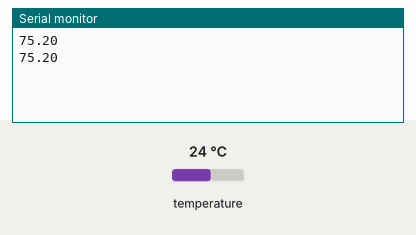
Recording of a sketch running on a simulated Arduino Uno, built with avr-gcc and run on an emulated ATmega328P. On the bench: the last lines printed to the serial monitor. Inputs (shaded band) come from the test bench; at power-on: temperature 24 °C.

Above: at 7.3 s.
7.4 s: temperature set to 12 °C
At 12.9 s:
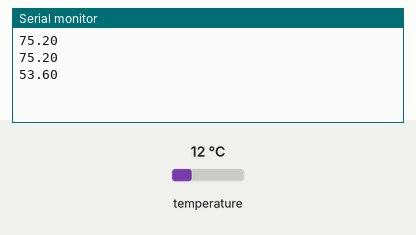
14.1 s: temperature set to 19 °C
At 18.4 s:
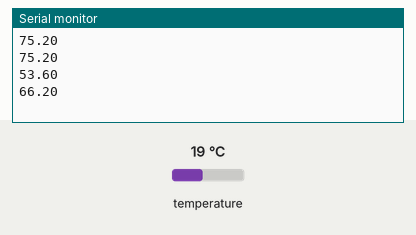
Timing chart, 0 to 19.9 s (numbered marks = the images above; inputs shaded):
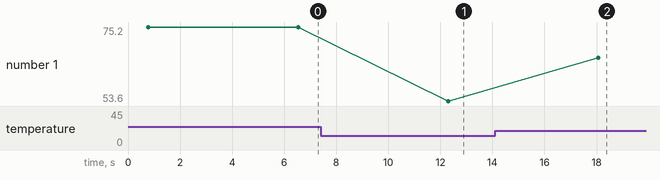

The sketch:

serial.ino
```cpp
#include <OneWire.h>
#include <DallasTemperature.h>

// Data wire is plugged into port 2 on the Arduino
#define ONE_WIRE_BUS 10

// Setup a oneWire instance to communicate with any OneWire devices (not just Maxim/Dallas temperature ICs)
OneWire oneWire(ONE_WIRE_BUS);

// Pass our oneWire reference to Dallas Temperature.
DallasTemperature sensors(&oneWire);

/*
 * The setup function. We only start the sensors here
 */
void setup(void)
{
  // start serial port
  Serial.begin(9600);
  // Start up the library
  sensors.begin();
}

/*
 * Main function, get and show the temperature
 */
void loop(void)
{
  sensors.requestTemperatures(); // Send the command to get temperatures
  // After we got the temperatures, we can print them here.
  // We use the function ByIndex, and as an example get the temperature from the first sensor only.
  Serial.println(sensors.getTempFByIndex(0));
  delay(5000);
}
```

Measured:
- after the input at 7.4 s, the serial monitor: prints a new line after 4.9 s (image 1)
- after the input at 14.1 s, the serial monitor: prints a new line after 4.0 s (image 2)
- plotted number 1: 75.2 → 53.6 after the input at 7.4 s, 53.6 → 66.2 after the input at 14.1 s
